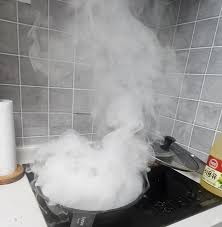
#> input picture src/image_pipeline/dryice.jpeg, 222 x 227 px, given in place of .., which was not available
$ python tune_offline.py ..   (older library calls are emulated)
#> lines starting #> are read from the running program, lines starting #| are printed output that depends on the picture; pictures that were not available may be replaced by others from this repository, and a replacement may not be noted
### src/image_pipeline/image_pipeline/dehaze.py
#!/usr/bin/env python3
"""
Dark Channel Prior (DCP) 기반 디헤이즈 — He et al., CVPR 2009.

OpenCV에 완제품이 없어 직접 구현한 부분.
ROS에 의존하지 않으므로 주피터/CLI에서 그대로 import해 튜닝할 수 있습니다.

실시간성 최적화 (발표에서의 기여 포인트):
  - 대기광/투과율 추정을 축소 해상도(기본 1/4)에서 수행 → 픽셀 수 1/16
  - guided filter도 축소 해상도에서 수행 후 투과율만 업샘플
  - 복원식만 원본 해상도에서 계산. 이때 numpy 대신 cv2 산술을 써서 전체해상도
    임시배열 6개 -> 3개로 줄임 (RPi5 실측 10.8ms -> 3.7ms). process() 참고
  - min filter는 cv2.erode 로 대체 (사각 커널 erode == min filter, C 구현)

화재 도메인 특유의 함정:
  - 표준 DCP의 대기광 A 추정은 "가장 밝은 픽셀"을 고르는데, 우리 장면에서는
    그게 **불씨/화염**일 수 있습니다. A가 과대 추정되면 화면 전체가 어두워지고
    정작 불씨 주변이 뭉개집니다.
  - 대응: 상위 후보의 **평균**을 사용 + a_max로 상한 클리핑 + (옵션) 화면 상단
    영역만 후보로 삼기(sky_ratio). 아래 estimate_atmospheric_light 참고.
"""

from __future__ import annotations

import cv2
import numpy as np


# ---------------------------------------------------------------- 기본 연산


def dark_channel(img: np.ndarray, patch: int) -> np.ndarray:
    """다크 채널: 채널 최솟값 -> patch x patch 최소 필터.

    img: float32 (H, W, 3), 0~1 범위
    """
    min_ch = np.min(img, axis=2)
    if patch <= 1:
        return min_ch
    kernel = cv2.getStructuringElement(cv2.MORPH_RECT, (patch, patch))
    # erode(사각 커널) == 최소 필터. 직접 슬라이딩 윈도우 짜면 수십 배 느림.
    return cv2.erode(min_ch, kernel)


def estimate_atmospheric_light(
    img: np.ndarray,
    dark: np.ndarray,
    top_ratio: float = 0.001,
    a_max: float = 0.92,
    sky_ratio: float = 1.0,
) -> np.ndarray:
    """대기광 A 추정 (1, 1, 3).

    top_ratio : 다크 채널 상위 몇 %를 후보로 볼지 (원논문 0.1%)
    a_max     : A 상한. 화염 같은 포화 픽셀이 섞였을 때 과대추정 방지
    sky_ratio : 후보를 이미지 상단 몇 비율로 제한할지 (1.0 = 제한 없음).
                지하주차장처럼 하늘이 없으면 1.0 유지, 연기가 위에 깔리면 0.5~0.7.
    """
    h, w = dark.shape
    limit = h if sky_ratio >= 1.0 else max(1, int(h * sky_ratio))

    dark_roi = dark[:limit]
    img_roi = img[:limit]

    n = max(int(dark_roi.size * top_ratio), 1)
    flat_dark = dark_roi.ravel()
    idx = np.argpartition(flat_dark, -n)[-n:]

    candidates = img_roi.reshape(-1, 3)[idx]  # (n, 3)
    # 원논문은 후보 중 "가장 밝은 한 픽셀"을 쓰지만, 스페큘러/화염 한 점에
    # 통째로 끌려갑니다. 평균이 훨씬 안정적입니다.
    a = candidates.mean(axis=0)
    a = np.clip(a, 1e-3, a_max)
    return a.reshape(1, 1, 3).astype(np.float32)


def guided_filter(guide: np.ndarray, src: np.ndarray, radius: int, eps: float) -> np.ndarray:
    """단일 채널 guided filter (He et al.).

    cv2.ximgproc.guidedFilter 는 opencv-contrib-python 이 있어야 쓸 수 있어서
    box filter 5번으로 직접 구현했습니다. 의존성 없이 동작합니다.
    """
    guide = guide.astype(np.float32)
    src = src.astype(np.float32)
    k = (2 * radius + 1, 2 * radius + 1)

    mean_i = cv2.blur(guide, k)
    mean_p = cv2.blur(src, k)
    corr_i = cv2.blur(guide * guide, k)
    corr_ip = cv2.blur(guide * src, k)

    var_i = corr_i - mean_i * mean_i
    cov_ip = corr_ip - mean_i * mean_p

    a = cov_ip / (var_i + eps)
    b = mean_p - a * mean_i

    mean_a = cv2.blur(a, k)
    mean_b = cv2.blur(b, k)
    return mean_a * guide + mean_b


# ---------------------------------------------------------------- 메인 클래스


class DarkChannelDehazer:
    """DCP 디헤이저.

    process(bgr_uint8) -> bgr_uint8  형태로 씁니다.
    파라미터는 ROS 파라미터에서 그대로 갈아끼울 수 있게 attribute로 노출.
    """

    def __init__(
        self,
        omega: float = 0.95,
        t0: float = 0.1,
        patch: int = 15,
        scale: float = 0.25,
        use_guided: bool = True,
        guided_radius: int = 8,
        guided_eps: float = 1e-3,
        a_top_ratio: float = 0.001,
        a_max: float = 0.92,
        sky_ratio: float = 1.0,
        a_smoothing: float = 0.0,
    ):
        self.omega = omega          # 1.0으로 하면 원근감이 사라져 부자연스러움 (원논문 0.95)
        self.t0 = t0                # 투과율 하한. 낮을수록 진한 연기까지 복원하지만 노이즈 폭발
        self.patch = patch          # 원본 해상도 기준 패치 크기
        self.scale = scale          # 추정 단계 축소 배율 (★ 실시간성의 핵심)
        self.use_guided = use_guided
        self.guided_radius = guided_radius  # 축소 해상도 기준 반경
        self.guided_eps = guided_eps
        self.a_top_ratio = a_top_ratio
        self.a_max = a_max
        self.sky_ratio = sky_ratio

        # 대기광 A의 프레임 간 EMA 계수 (0 = 끔, 0.9 = 강한 평활).
        # A는 매 프레임 장면 내용에서 추정되므로, 로봇이 움직여 화면이 바뀌면
        # **같은 불씨가 프레임마다 다른 밝기로 복원**됩니다. 영상에서는 깜빡임으로
        # 보이고, YOLO 학습 데이터로 쓰면 같은 물체의 외형 분산이 커집니다.
        # 시계열(동영상·rosbag·실주행)에는 켜고, 정지영상 비교 실험에는 끕니다.
        # ★ 켜면 출력이 이전 프레임에 의존하므로 더 이상 결정론적이지 않습니다.
        self.a_smoothing = a_smoothing
        self._a_ema: np.ndarray | None = None

        self.last_transmission: np.ndarray | None = None  # 디버깅/발표 그림용
        self.last_a: np.ndarray | None = None

    def reset_state(self) -> None:
        """프레임 간 누적 상태 초기화. 새 bag/영상을 시작할 때 호출."""
        self._a_ema = None

    # ------------------------------------------------------------------

    def _patch_for_scale(self) -> int:
        """축소본에서 같은 '실제 공간 범위'를 덮도록 패치도 함께 줄입니다.

        이걸 안 줄이면 축소본에서 패치가 상대적으로 너무 커져 투과율이
        과도하게 뭉개집니다(halo).
        """
        p = int(round(self.patch * self.scale))
        p = max(3, p)
        return p if p % 2 == 1 else p + 1

    def estimate_transmission(self, img_f: np.ndarray) -> tuple[np.ndarray, np.ndarray]:
        """축소본에서 A와 투과율 t를 추정해 (t_full, A) 반환. img_f: float32 0~1 원본 해상도."""
        h, w = img_f.shape[:2]

        if self.scale < 1.0:
            small = cv2.resize(img_f, None, fx=self.scale, fy=self.scale,
                               interpolation=cv2.INTER_AREA)
        else:
            small = img_f

        patch_s = self._patch_for_scale()

        dark = dark_channel(small, patch_s)
        a = estimate_atmospheric_light(small, dark, self.a_top_ratio,
                                       self.a_max, self.sky_ratio)

        # 프레임 간 평활 — t 계산에 들어가기 **전에** 적용해야
        # 투과율까지 함께 안정됩니다.
        if self.a_smoothing > 0.0:
            if self._a_ema is None:
                self._a_ema = a.copy()
            else:
                k = float(np.clip(self.a_smoothing, 0.0, 0.99))
                self._a_ema = k * self._a_ema + (1.0 - k) * a
            a = self._a_ema

        # t = 1 - omega * darkchannel(I / A)
        t_small = 1.0 - self.omega * dark_channel(small / a, patch_s)

        if self.use_guided:
            gray = cv2.cvtColor((small * 255).astype(np.uint8), cv2.COLOR_BGR2GRAY)
            gray = gray.astype(np.float32) / 255.0
            t_small = guided_filter(gray, t_small, self.guided_radius, self.guided_eps)

        if self.scale < 1.0:
            # 투과율은 저주파 신호라 업샘플해도 손실이 거의 없습니다. 이게 성립하는
            # 덕분에 축소 추정이 정당화됩니다.
            t = cv2.resize(t_small, (w, h), interpolation=cv2.INTER_LINEAR)
        else:
            t = t_small

        return t, a

    # ------------------------------------------------------------------

    def process(self, bgr: np.ndarray) -> np.ndarray:
        """bgr uint8 -> 디헤이즈된 bgr uint8."""
        img_f = bgr.astype(np.float32) / 255.0

        t, a = self.estimate_transmission(img_f)
        t = np.clip(t, self.t0, 1.0)

        self.last_transmission = t
        self.last_a = a

        # 복원식 J = (I - A) / t + A 를 0~255 정수 영역에서 그대로 계산합니다.
        #
        # 순진하게 쓰면
        #     out = (img_f - a) / t[..., None] + a
        #     np.clip(out * 255.0, 0, 255).astype(np.uint8)
        # 인데, 이러면 **전체해상도 float32 임시배열이 6개**(640x480x3 기준 3.7MB씩)
        # 만들어지고 그만큼 메모리를 훑습니다. numpy 는 단일 스레드이고 연산 융합도
        # 없어서, RPi5 실측으로 이 두 줄이 전처리 CPU의 40%(10.8ms/프레임)였습니다.
        #
        # cv2 산술은 SIMD + 포화 캐스팅이라 3패스로 줄고, 마지막 CV_8U 변환이
        # clip 과 astype 을 흡수합니다 -> 10.8ms -> 3.7ms (threads=1 기준).
        #
        # ★ A 에서 0.5를 빼는 이유: OpenCV 의 CV_8U 변환은 saturate_cast = **반올림**
        #   인데 이전 구현의 astype(uint8) 은 **절단**이었습니다. round(x - 0.5) 로
        #   맞춰주지 않으면 결과가 통째로 +1 씩 밀립니다.
        #
        # ★ 보정해도 이전 구현과 **비트 동일하지는 않습니다.** 이전에는 0~1 영역을
        #   경유했다가(÷255 -> 계산 -> ×255) 절단해서, 수학적으로 16인 값이
        #   15.9999990 이 되어 15 로 떨어졌습니다. 여기는 0~255 영역에서 바로
        #   계산하므로 16 이 나옵니다. 차이는 **항상 1 레벨 이하**이고, 실내
        #   프레임 기준 0.2~4.4% 픽셀에서 발생합니다. 주로 t=1.0 인 영역(다크채널
        #   0 -> 복원값이 정확히 정수)에서 갈립니다.
        #   정확도는 서로 비슷한 급입니다 — float64 정답 대비 평균 절대오차가
        #   실제 프레임에서는 0.480 vs 0.504(이쪽이 유리), 합성 영상에서는
        #   0.342 vs 0.316(반대). 어느 쪽이든 0.03 레벨 안쪽입니다.
        #   tests/test_dehaze.py::TestRestoreEquivalence 가 이 범위를 잠급니다.
        a255 = tuple(float(v) for v in (a.reshape(3) * 255.0))
        a_add = a255 + (0.0,)
        a_sub = tuple(v - 0.5 for v in a255) + (0.0,)

        inv3 = cv2.cvtColor(np.reciprocal(t), cv2.COLOR_GRAY2BGR)   # 1/t 를 3채널로
        out = cv2.subtract(bgr, a_add, dtype=cv2.CV_32F)            # I - A  (uint8 입력에서 바로)
        cv2.multiply(out, inv3, dst=out)                            # (I - A) * (1/t)
        return cv2.add(out, a_sub, dtype=cv2.CV_8U)                 # + A, 포화 변환 융합

    # [38 lines left out: function process_lowlight, not called in this run]


# ---------------------------------------------------------------- CLAHE


class ClaheEnhancer:
    """LAB의 L 채널에만 CLAHE.

    BGR 각 채널에 따로 걸면 채널별 히스토그램이 제각각 늘어나 **색이 틀어집니다**.
    LAB는 밝기(L)와 색(a,b)이 분리돼 있어 L만 건드리면 색상은 보존됩니다.
    """

    def __init__(self, clip_limit: float = 2.0, tile_grid: tuple[int, int] = (8, 8)):
        self.clip_limit = clip_limit
        self.tile_grid = tuple(tile_grid)
        self._clahe = cv2.createCLAHE(clipLimit=clip_limit, tileGridSize=self.tile_grid)

    # [4 lines left out: function update, not called in this run]

    def process(self, bgr: np.ndarray) -> np.ndarray:
        lab = cv2.cvtColor(bgr, cv2.COLOR_BGR2LAB)
        lab[:, :, 0] = self._clahe.apply(lab[:, :, 0])
        return cv2.cvtColor(lab, cv2.COLOR_LAB2BGR)


def apply_gamma(bgr: np.ndarray, gamma: float) -> np.ndarray:
    """감마 보정: out = (in/255)^gamma * 255.

    **gamma < 1 이면 밝아지고, gamma > 1 이면 어두워집니다.**

    감마는 문헌마다 지수를 뒤집어 쓰는 경우가 있어(어떤 코드는 1/gamma를 씀)
    방향이 반대가 되기 쉽습니다. 여기서는 위 식으로 고정했고
    tests/test_dehaze.py::TestGamma 가 방향을 잠가둡니다.

    LUT 256개 조회라 해상도와 무관하게 비용이 거의 0입니다.
    """
    if abs(gamma - 1.0) < 1e-3:
        return bgr
    g = max(gamma, 1e-3)
    lut = np.clip((np.arange(256) / 255.0) ** g * 255.0, 0, 255).astype(np.uint8)
    return cv2.LUT(bgr, lut)

### src/image_pipeline/image_pipeline/pipeline.py
#!/usr/bin/env python3
"""
전처리 파이프라인 — mode에 따른 처리 순서. ROS 비의존.

노드 안에 if문으로 흩어놓으면 rclpy 없이는 "mode를 바꿨을 때 정말 다른
처리가 도는가"를 검증할 수 없습니다. 여기로 빼서 노드·오프라인 도구·테스트가
**같은 코드**를 쓰게 했습니다.

  passthrough : 무처리          (1단계 뼈대 — QoS·헤더 배선만 검증)
  clahe       : 감마 -> CLAHE   (2단계)
  dehaze      : 감마 -> DCP     (기여도 분리용)
  full        : 감마 -> DCP -> CLAHE       (3단계)
  aod         : 감마 -> AOD-Net (DCP 대안)
  aod_full    : 감마 -> AOD-Net -> CLAHE

AOD-Net을 **별도 노드가 아니라 mode로** 넣은 이유는 HANDOVER 4-9. 비교 도구·
정답 채점·불씨 생존 테스트·데이터셋 생성기·노드 배선이 전부 그대로 재사용되고,
A/B가 파라미터 한 줄이 됩니다.

순서가 '디헤이즈 -> CLAHE'인 이유: 디헤이즈는 물리 모델의 역산이라
**입력이 원본 관측값 I여야** 성립합니다. CLAHE를 먼저 걸면 히스토그램이
비선형으로 변형돼 I = J·t + A(1-t) 가정이 깨집니다.
"""

from __future__ import annotations

import time

from image_pipeline.dehaze import ClaheEnhancer, DarkChannelDehazer, apply_gamma

MODES = ("passthrough", "clahe", "dehaze", "full", "aod", "aod_full")

# 디헤이즈가 도는 모드와, 그중 AOD-Net을 쓰는 모드.
DEHAZE_MODES = ("dehaze", "full", "aod", "aod_full")
AOD_MODES = ("aod", "aod_full")
CLAHE_MODES = ("clahe", "full", "aod_full")


class Pipeline:
    def __init__(
        self,
        mode: str = "full",
        gamma: float = 1.0,
        lowlight: bool = False,
        clahe: ClaheEnhancer | None = None,
        dehazer: DarkChannelDehazer | None = None,
        aod=None,
    ):
        self.set_mode(mode)
        self.gamma = gamma
        self.lowlight = lowlight
        self.clahe = clahe or ClaheEnhancer()
        self.dehazer = dehazer or DarkChannelDehazer()
        # AOD-Net 디헤이저(`aodnet.GatedDehazer` 등). `process(bgr)->bgr` 인터페이스만
        # 맞으면 됩니다. 없으면 aod* 모드를 쓸 때 예외 — **DCP로 조용히 대체하지
        # 않습니다.** 대체하면 "aod 모드로 측정한 결과"가 실제로는 DCP 결과가 되어
        # A/B 실험이 통째로 무의미해집니다.
        self.aod = aod

        # 마지막 프레임의 단계별 소요시간(ms). 병목 추적용.
        self.timings: dict[str, float] = {"dehaze": 0.0, "clahe": 0.0, "total": 0.0}

    def set_mode(self, mode: str) -> None:
        if mode not in MODES:
            raise ValueError(f"mode는 {MODES} 중 하나여야 합니다 (받은 값: {mode!r})")
        self.mode = mode

    def active_dehazer(self):
        """현재 mode가 쓰는 디헤이저. aod* 모드인데 없으면 예외."""
        if self.mode in AOD_MODES:
            if self.aod is None:
                raise ValueError(
                    f"mode={self.mode!r} 인데 AOD-Net 디헤이저가 없습니다. "
                    "onnx 경로를 주거나 dehaze/full 모드를 쓰세요. "
                    "(DCP로 자동 대체하지 않습니다 — A/B 실험이 오염됩니다)"
                )
            return self.aod
        return self.dehazer

    def process(self, bgr):
        """bgr uint8 -> bgr uint8. 입력 배열은 변경하지 않습니다."""
        t_start = time.perf_counter()
        self.timings = {"dehaze": 0.0, "clahe": 0.0, "total": 0.0}

        if self.mode == "passthrough":
            self.timings["total"] = (time.perf_counter() - t_start) * 1000.0
            return bgr

        img = apply_gamma(bgr, self.gamma)

        if self.mode in DEHAZE_MODES:
            dehazer = self.active_dehazer()
            t = time.perf_counter()
            img = dehazer.process(img)
            if self.lowlight:
                if not hasattr(dehazer, "process_lowlight"):
                    # HANDOVER 4-9: AOD-Net에는 저조도 대응 경로가 없습니다.
                    # 조용히 건너뛰면 "저조도 보정이 켜진 줄 알았는데 안 돈"
                    # 상태가 되므로 막습니다.
                    raise ValueError(
                        f"mode={self.mode!r} 의 디헤이저에는 process_lowlight가 "
                        "없습니다. AOD-Net은 저조도 대응물이 없습니다 "
                        "(HANDOVER 4-9). lowlight를 끄거나 dehaze/full을 쓰세요."
                    )
                img = dehazer.process_lowlight(img)
            self.timings["dehaze"] = (time.perf_counter() - t) * 1000.0

        if self.mode in CLAHE_MODES:
            t = time.perf_counter()
            img = self.clahe.process(img)
            self.timings["clahe"] = (time.perf_counter() - t) * 1000.0

        self.timings["total"] = (time.perf_counter() - t_start) * 1000.0
        return img

### src/image_pipeline/tools/tune_offline.py
#!/usr/bin/env python3
"""
로봇 없이 파라미터를 잡기 위한 오프라인 튜닝 도구.

ROS 없이 OpenCV/NumPy만 있으면 돌아갑니다. 로봇 수령 전에
인센스 연기 사진 몇 장으로 clipLimit / omega / t0 감을 잡아두세요.

사용 예)
  # 4조건 비교 이미지 저장
  python3 tune_offline.py smoke1.jpg smoke2.jpg -o out/

  # clipLimit 스윕
  python3 tune_offline.py smoke1.jpg --sweep clahe_clip 1.0 2.0 3.0 4.0 -o out/

  # 처리 시간 벤치마크 (해상도별) — RPi5에서 돌리면 그대로 발표 근거
  python3 tune_offline.py smoke1.jpg --bench

  # 투과율 맵 저장 (발표 그림용)
  python3 tune_offline.py smoke1.jpg --dump-transmission -o out/
"""

from __future__ import annotations

import argparse
import os
import sys
import time

import cv2
import numpy as np

sys.path.insert(0, os.path.join(os.path.dirname(__file__), ".."))
from image_pipeline.dehaze import ClaheEnhancer, DarkChannelDehazer  # noqa: E402
from image_pipeline.pipeline import Pipeline  # noqa: E402


def build(args):
    clahe = ClaheEnhancer(args.clahe_clip, (args.clahe_tile, args.clahe_tile))
    dehazer = DarkChannelDehazer(
        omega=args.omega,
        t0=args.t0,
        patch=args.patch,
        scale=args.scale,
        use_guided=not args.no_guided,
        guided_radius=args.guided_radius,
        a_max=args.a_max,
        sky_ratio=args.sky_ratio,
    )
#> in cmd_compare, img is the input picture: shape (227, 222, 3); mean B, G, R 149.2, 149.7, 150.3
    return clahe, dehazer


def conditions(img, clahe, dehazer, gamma=1.0):
    """(라벨, 결과, 소요ms) 4조건.

    노드와 **같은 Pipeline**을 씁니다. 여기서 좋게 나온 파라미터가
    로봇에서 다르게 동작하면 안 되므로 코드 경로를 일치시켰습니다.
    """
#> called with gamma = 1
    # 워밍업 — 첫 호출은 OpenCV 초기화와 버퍼 할당이 섞여 수십 ms 뻥튀기됩니다.
    # 반드시 실제 해상도로 돌려야 의미가 있습니다.
    for _ in range(2):
        clahe.process(img)
        dehazer.process(img)
#> this loop made 2 passes
#> pass 1, in estimate_transmission, `small = cv2.resize(img_f, None, fx=self.scale, fy=self.scale, interpol..`:
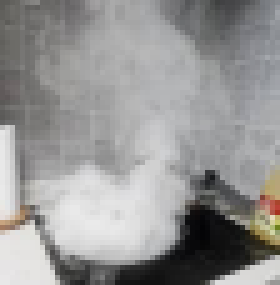
#> small: shape (57, 56, 3) float32 (shown 5 times larger); mean B, G, R 0.584, 0.587, 0.59
#> pass 1, in dark_channel, `min_ch = np.min(img, axis=2)`:
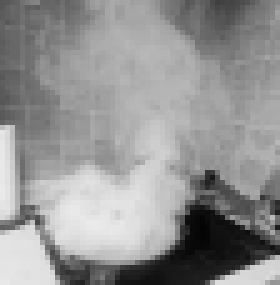
#> min_ch: shape (57, 56) float32 (shown 5 times larger); min 0.0142, max 0.92, mean 0.58

    out = [("original", img.copy(), 0.0)]
    for mode, label_ in (("clahe", "clahe"),
                         ("dehaze", "dehaze"),
                         ("full", "dehaze+clahe")):
        pipe = Pipeline(mode=mode, gamma=gamma, clahe=clahe, dehazer=dehazer)
        res = pipe.process(img)
        out.append((label_, res, pipe.timings["total"]))
#> this loop made 3 passes
#> pass 1, in process, `img = self.clahe.process(img)`:
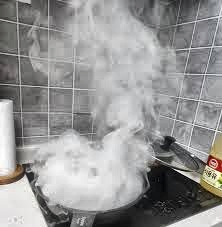
#> img: shape (227, 222, 3); mean B, G, R 148.6, 149.3, 149.8
#> pass 2, in estimate_transmission (call 3), `dark = dark_channel(small, patch_s)`:
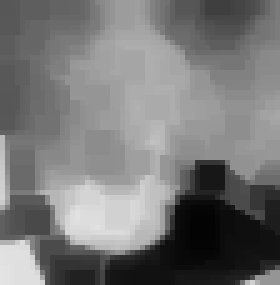
#> dark: shape (57, 56) float32 (shown 5 times larger); min 0.0142, max 0.894, mean 0.469
#> pass 2, in estimate_transmission (call 3), `t_small = 1.0 - self.omega * dark_channel(small / a, patch_s)`:
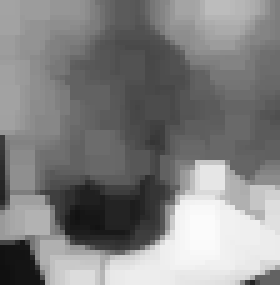
#> t_small: shape (57, 56) float32 (shown 5 times larger); min 0.0647, max 0.985, mean 0.509
#> after the loop, out = 4 items
    return out


def label(img, text):
    out = img.copy()
    cv2.rectangle(out, (0, 0), (out.shape[1], 28), (0, 0, 0), -1)
    cv2.putText(out, text, (8, 20), cv2.FONT_HERSHEY_SIMPLEX, 0.6, (255, 255, 255), 1,
                cv2.LINE_AA)
    return out


def grid(items, cols=2):
    rows = []
    for i in range(0, len(items), cols):
        chunk = [label(im, f"{name}  {ms:.1f}ms" if ms else name)
                 for name, im, ms in items[i:i + cols]]
        while len(chunk) < cols:
            chunk.append(np.zeros_like(chunk[0]))
        rows.append(np.hstack(chunk))
    return np.vstack(rows)


def metrics(img):
    """정량 지표 (발표 표에 넣기 좋은 값들).

    - contrast : 그레이스케일 표준편차 (전역 대비)
    - entropy  : 히스토그램 엔트로피 (정보량. 뿌연 영상일수록 낮음)
    - sharpness: 라플라시안 분산 (경계 선명도)
    """
    gray = cv2.cvtColor(img, cv2.COLOR_BGR2GRAY)
    hist = cv2.calcHist([gray], [0], None, [256], [0, 256]).ravel()
    p = hist / max(hist.sum(), 1)
    p = p[p > 0]
    return {
        "contrast": float(gray.std()),
        "entropy": float(-(p * np.log2(p)).sum()),
        "sharpness": float(cv2.Laplacian(gray, cv2.CV_64F).var()),
    }


def cmd_compare(paths, args):
    clahe, dehazer = build(args)
    os.makedirs(args.out, exist_ok=True)

    for path in paths:
        img = cv2.imread(path)
        if img is None:
            print(f"[skip] 읽기 실패: {path}")
            continue
        if args.width and img.shape[1] > args.width:
            h = int(img.shape[0] * args.width / img.shape[1])
            img = cv2.resize(img, (args.width, h), interpolation=cv2.INTER_AREA)

        items = conditions(img, clahe, dehazer, args.gamma)
#> items = 4 items
#> (the rest of the program and of its run is left out)
